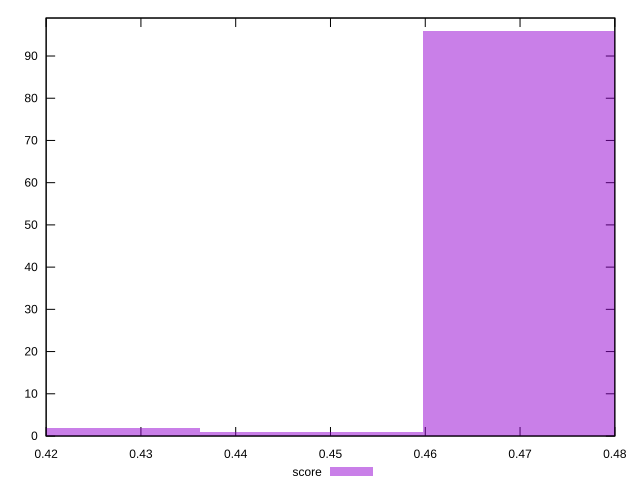

Reproduce this figure in gnuplot.
reset

$score <<EOF
0.44797743092800174 1
0.42439967140547535 2
0.4715551904505282 96
EOF

set key outside below
set boxwidth 0.023577759522526408
set xrange [0.42:0.48]
set yrange [0:99]
set trange [0:99]
set style fill transparent solid 0.5 noborder
set terminal svg size 640, 490 enhanced background rgb 'white'
set output "report/report_00029_2021-02-24T13-36-40.390Z/uses-rel-preload/samples/card/score/histogram.svg"

plot $score title "score" with boxes

reset
